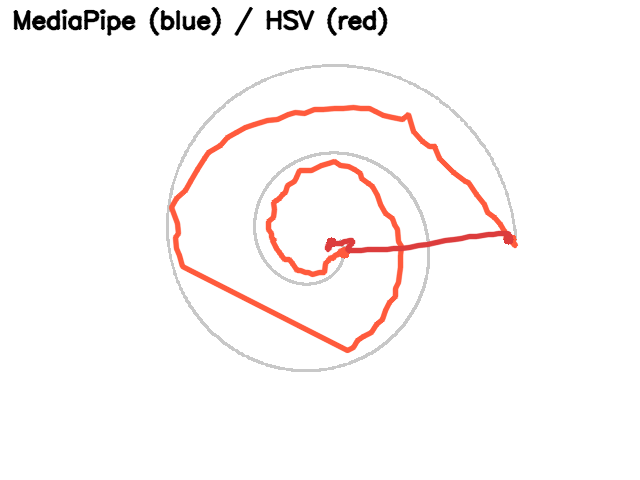
#> input picture finger_tracing_refactor/runs/paths_overlay.png, 640 x 480 px
$ python -i track_hsv.py   (imports and definitions only)
#> lines starting #> are read from the running program, lines starting #| are printed output that depends on the picture
#> further down, picture is the input picture: shape (480, 640, 3); mean B, G, R 246.9, 247.5, 251.5
import numpy as np
import cv2

class HSVTracker:
    def __init__(self, hsv_low=(35,60,60), hsv_high=(85,255,255), morph_kernel=3, min_area=60,
                 use_flow_fallback=True, flow_win=15, flow_max_level=2,
                 use_depth_filter=True, min_depth_mm=200, max_depth_mm=600):
        self.hsv_low = np.array(hsv_low, dtype=np.uint8)
        self.hsv_high = np.array(hsv_high, dtype=np.uint8)
        self.kernel = cv2.getStructuringElement(cv2.MORPH_ELLIPSE, (morph_kernel, morph_kernel))
        self.min_area = min_area
        self.use_flow = use_flow_fallback
        self.prev_gray = None
        self.prev_pt = None
        self.flow_win = flow_win
        self.flow_max_level = flow_max_level
        self.use_depth_filter = use_depth_filter
        self.min_depth_mm = min_depth_mm
        self.max_depth_mm = max_depth_mm

    def track(self, bgr_img, depth_img=None):
        hsv = cv2.cvtColor(bgr_img, cv2.COLOR_BGR2HSV)
#> hsv: shape (480, 640, 3); mean H, S, V 0.1, 4.7, 251.5
        mask = cv2.inRange(hsv, self.hsv_low, self.hsv_high)
#> mask: shape (480, 640); every value is 0

        # Apply depth filtering if enabled and depth image provided
        if self.use_depth_filter and depth_img is not None:
            depth_mask = ((depth_img >= self.min_depth_mm) & (depth_img <= self.max_depth_mm)).astype(np.uint8) * 255
            mask = cv2.bitwise_and(mask, depth_mask)

        mask = cv2.morphologyEx(mask, cv2.MORPH_OPEN, self.kernel)
        mask = cv2.morphologyEx(mask, cv2.MORPH_CLOSE, self.kernel)

        contours, _ = cv2.findContours(mask, cv2.RETR_EXTERNAL, cv2.CHAIN_APPROX_SIMPLE)
#> contours = []
        candidate = None
        if contours:
            cnt = max(contours, key=cv2.contourArea)
            if cv2.contourArea(cnt) >= self.min_area:
                M = cv2.moments(cnt)
                if M['m00'] != 0:
                    candidate = (float(M['m10']/M['m00']), float(M['m01']/M['m00']))

        gray = cv2.cvtColor(bgr_img, cv2.COLOR_BGR2GRAY)
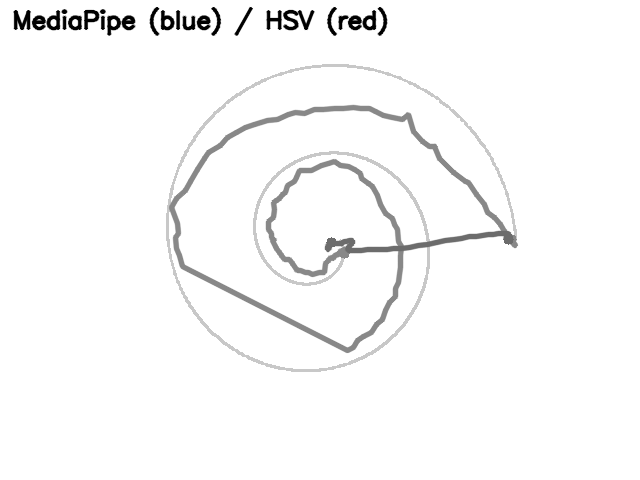
#> gray: shape (480, 640); min 0, max 255, mean 248.7
        if candidate is not None:
            self.prev_gray = gray
            self.prev_pt = candidate
            return candidate

        if self.use_flow and self.prev_gray is not None and self.prev_pt is not None:
            p0 = np.array([[self.prev_pt]], dtype=np.float32)
            p1, st, err = cv2.calcOpticalFlowPyrLK(self.prev_gray, gray, p0, None,
                                                   winSize=(self.flow_win,self.flow_win), maxLevel=self.flow_max_level)
            self.prev_gray = gray
            if st is not None and st[0,0] == 1:
                self.prev_pt = (float(p1[0,0,0]), float(p1[0,0,1]))
                return self.prev_pt

        self.prev_gray = gray
        self.prev_pt = None
        return None

>>> import cv2
>>> picture = cv2.imread('../runs/paths_overlay.png')
>>> result = HSVTracker().track(picture)
